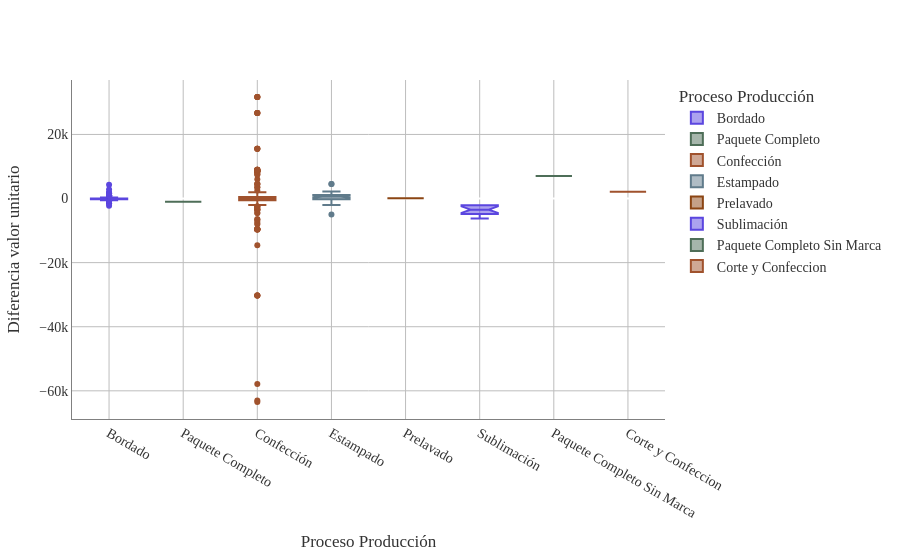

Notebook code cell kept with this figure:
### Markdown cell above
## BOXPLOT de la diferencia de costos en cada proceso de producción

### Code cell
# Creamos un gráfico de caja para visualizar la distribución de la diferencia del valor unitario por proceso de producción
df_costos.columns = df_costos.columns.str.strip()

paleta_molt_oscura = ["#29104A", "#4A1B8C", "#0F0530", "#3C1053", "#5C2B92"]
paleta_contraste_oscuro = ["#3C1053", "#003F5C", "#005F4B", "#6B2D3A", "#2F4F4F"]
paleta_textil = ["#5B46DF", "#4E6E58", "#A0522D", "#607B8B", "#8B4513"]

figboxplot = px.box(df_costos, 
             x='Proceso Producción', 
             y='Diferencia valor unitario', 
             points='outliers',
             notched=True,
             color='Proceso Producción',
             hover_data = ['OP Det', 'Nombre del Comercial', 'Costeo_Producto'],
             color_discrete_sequence=paleta_textil)

figboxplot.update_layout(
    # 1. Fondo transparente
    paper_bgcolor='rgba(0,0,0,0)',
    plot_bgcolor='rgba(0,0,0,0)',
    
    # 2. Tipografía Times New Roman
    font=dict(
        family="Times New Roman, Times, serif",
        size=14,
        color="#333333" # Color de letra gris muy oscuro (casi negro)
    ),
    
    # Ajuste opcional de márgenes para que la letra no se corte
    margin=dict(t=80, b=50, l=50, r=50)
)

# 3. Líneas de cuadrícula más oscuras
figboxplot.update_xaxes(
    showgrid=True, 
    gridwidth=1, 
    gridcolor='#bdbdbd', # Un gris más marcado (puedes usar 'gray' si lo quieres aún más oscuro)
    linecolor='gray',    # Línea del eje principal en negro
    zeroline=True,        # Mantener la línea del cero...
    zerolinecolor='#d3d3d3', # ...pero usar un gris mucho más suave (LightGrey)
    zerolinewidth=1
)

figboxplot.update_yaxes(
    showgrid=True, 
    gridwidth=1, 
    gridcolor='#bdbdbd', 
    linecolor='gray'
)

figboxplot.show()

### Figure 1 — Plotly figure (JSON) as saved in the notebook; plotly's stock layout.template omitted (floating-point values rounded to 4 significant figures; data arrays with more than 128 entries replaced by an {"elided": "..."} marker saying what was removed)
{"data": [{"alignmentgroup": "True", "boxpoints": "outliers", "customdata": {"elided": "177x3 str values"}, "hovertemplate": "Proceso Producción=%{x}<br>Diferencia valor unitario=%{y}<br>OP Det=%{customdata[0]}<br>Nombre del Comercial=%{customdata[1]}<br>Costeo_Producto=%{customdata[2]}<extra></extra>", "legendgroup": "Bordado", "marker": {"color": "#5B46DF"}, "name": "Bordado", "notched": true, "offsetgroup": "Bordado", "orientation": "v", "showlegend": true, "type": "box", "x": {"elided": "177 str values"}, "x0": " ", "xaxis": "x", "y": {"elided": "177 float values"}, "y0": " ", "yaxis": "y"}, {"alignmentgroup": "True", "boxpoints": "outliers", "customdata": [["6621-1-Gorro", "Xiomara Aranda Perea", "COS-0012371-2"]], "hovertemplate": "Proceso Producción=%{x}<br>Diferencia valor unitario=%{y}<br>OP Det=%{customdata[0]}<br>Nombre del Comercial=%{customdata[1]}<br>Costeo_Producto=%{customdata[2]}<extra></extra>", "legendgroup": "Paquete Completo", "marker": {"color": "#4E6E58"}, "name": "Paquete Completo", "notched": true, "offsetgroup": "Paquete Completo", "orientation": "v", "showlegend": true, "type": "box", "x": ["Paquete Completo"], "x0": " ", "xaxis": "x", "y": [-1000.0], "y0": " ", "yaxis": "y"}, {"alignmentgroup": "True", "boxpoints": "outliers", "customdata": {"elided": "345x3 str values"}, "hovertemplate": "Proceso Producción=%{x}<br>Diferencia valor unitario=%{y}<br>OP Det=%{customdata[0]}<br>Nombre del Comercial=%{customdata[1]}<br>Costeo_Producto=%{customdata[2]}<extra></extra>", "legendgroup": "Confección", "marker": {"color": "#A0522D"}, "name": "Confección", "notched": true, "offsetgroup": "Confección", "orientation": "v", "showlegend": true, "type": "box", "x": {"elided": "345 str values"}, "x0": " ", "xaxis": "x", "y": {"elided": "345 float values"}, "y0": " ", "yaxis": "y"}, {"alignmentgroup": "True", "boxpoints": "outliers", "customdata": [["6618-1-POLO MANGA LARGA", "Xiomara Aranda Perea", "COS-0012669-2"], ["6618-2-POLO MANGA LARGA", "Xiomara Aranda Perea", "COS-0012669-3"], ["6618-3-POLO MANGA LARGA", "Xiomara Aranda Perea", "COS-0012669-4"], ["6618-4-POLO MANGA CORTA", "Xiomara Aranda Perea", "COS-0012669-5"], ["6618-5-POLO MANGA CORTA", "Xiomara Aranda Perea", "COS-0012669-6"], ["6618-6-POLO MANGA CORTA", "Xiomara Aranda Perea", "COS-0012669-7"], ["6618-11-T-SHIRT MANGA CORTA", "Xiomara Aranda Perea", "COS-0012669-13"], ["6618-12-T-SHIRT MANGA CORTA", "Xiomara Aranda Perea", "COS-0012669-14"], ["6618-13-Delantal clasico", "Xiomara Aranda Perea", "COS-0012669-16"], ["6618-14-Delantal clasico", "Xiomara Aranda Perea", "COS-0012669-17"], ["6543-3-Chaleco Liso", "Pilar Gómez", "COS-0012436-3"], ["6543-4-Chaleco Liso", "Pilar Gómez", "COS-0012436-4"], ["6543-5-Chaleco Liso", "Pilar Gómez", "COS-0012436-5"], ["6526-1-CHAQUETA MICHELIN", "Frank Sanchez", "COS-0012401-15"], ["6523-1-overol enterizo", "Xiomara Aranda Perea", "COS-0012363-2"], ["6523-2-overol enterizo", "Xiomara Aranda Perea", "COS-0012363-3"], ["6523-1-overol enterizo", "Xiomara Aranda Perea", "COS-0012363-2"], ["6523-2-overol enterizo", "Xiomara Aranda Perea", "COS-0012363-3"], ["6517-1-T-SHIRT MANGA LARGA", "Xiomara Aranda Perea", "COS-0012365-2"], ["6492-1-ROMPEVIENTOS REFLECTIVA", "Frank Sanchez", "COS-0012284-2"], ["6492-4-PANTALÓN CARGO", "Frank Sanchez", "COS-0012284-8"], ["6492-9-CAMISA MANGA LARGA", "Frank Sanchez", "COS-0012284-16"], ["6492-10-CHAQUETA MICHELIN", "Frank Sanchez", "COS-0012284-18"], ["6492-14-CHAQUETA MICHELIN", "Frank Sanchez", "COS-0012284-24"], ["6492-17-CHALECO REFLECTIVO", "Frank Sanchez", "COS-0012251-25"], ["6492-17-CHALECO REFLECTIVO", "Frank Sanchez", "COS-0012251-25"], ["6492-20-CHALECO REFLECTIVO", "Frank Sanchez", "COS-0012251-27"], ["6492-20-CHALECO REFLECTIVO", "Frank Sanchez", "COS-0012251-27"], ["6492-1-ROMPEVIENTOS REFLECTIVA", "Frank Sanchez", "COS-0012284-2"], ["6492-4-PANTALÓN CARGO", "Frank Sanchez", "COS-0012284-8"], ["6492-9-CAMISA MANGA LARGA", "Frank Sanchez", "COS-0012284-16"], ["6492-10-CHAQUETA MICHELIN", "Frank Sanchez", "COS-0012284-18"], ["6492-14-CHAQUETA MICHELIN", "Frank Sanchez", "COS-0012284-24"], ["6492-17-CHALECO REFLECTIVO", "Frank Sanchez", "COS-0012251-25"], ["6492-17-CHALECO REFLECTIVO", "Frank Sanchez", "COS-0012251-25"], ["6492-20-CHALECO REFLECTIVO", "Frank Sanchez", "COS-0012251-27"], ["6492-20-CHALECO REFLECTIVO", "Frank Sanchez", "COS-0012251-27"], ["6452-1-Chaqueta Sport", "Angela Jaramillo", "COS-0012143-2"], ["6371-1-CHALECO REFLECTIVO", "Frank Sanchez", "COS-0011439-24"], ["6371-3-CHALECO REFLECTIVO", "Frank Sanchez", "COS-0011981-27"], ["6297-20-CHAQUETA MICHELIN", "Frank Sanchez", "COS-0011439-24"]], "hovertemplate": "Proceso Producción=%{x}<br>Diferencia valor unitario=%{y}<br>OP Det=%{customdata[0]}<br>Nombre del Comercial=%{customdata[1]}<br>Costeo_Producto=%{customdata[2]}<extra></extra>", "legendgroup": "Estampado", "marker": {"color": "#607B8B"}, "name": "Estampado", "notched": true, "offsetgroup": "Estampado", "orientation": "v", "showlegend": true, "type": "box", "x": ["Estampado", "Estampado", "Estampado", "Estampado", "Estampado", "Estampado", "Estampado", "Estampado", "Estampado", "Estampado", "Estampado", "Estampado", "Estampado", "Estampado", "Estampado", "Estampado", "Estampado", "Estampado", "Estampado", "Estampado", "Estampado", "Estampado", "Estampado", "Estampado", "Estampado", "Estampado", "Estampado", "Estampado", "Estampado", "Estampado", "Estampado", "Estampado", "Estampado", "Estampado", "Estampado", "Estampado", "Estampado", "Estampado", "Estampado", "Estampado", "Estampado"], "x0": " ", "xaxis": "x", "y": [-600.0, -600.0, -600.0, -600.0, -600.0, -600.0, 2200.0, 2200.0, 1200.0, 1200.0, -200.0, 500.0, 500.0, 0.0, 1000.0, 1000.0, 1000.0, 1000.0, 500.0, -200.0, 0.0, 300.0, 600.0, 4500.0, 1100.0, 1100.0, 1650.0, 1650.0, -200.0, 0.0, 300.0, 600.0, 4500.0, 1100.0, 1100.0, 1650.0, 1650.0, -5000.0, 1100.0, -2000.0, 800.0], "y0": " ", "yaxis": "y"}, {"alignmentgroup": "True", "boxpoints": "outliers", "customdata": [["6528-1-Pantalón dotación", "Simón Román", "COS-0012410-2"]], "hovertemplate": "Proceso Producción=%{x}<br>Diferencia valor unitario=%{y}<br>OP Det=%{customdata[0]}<br>Nombre del Comercial=%{customdata[1]}<br>Costeo_Producto=%{customdata[2]}<extra></extra>", "legendgroup": "Prelavado", "marker": {"color": "#8B4513"}, "name": "Prelavado", "notched": true, "offsetgroup": "Prelavado", "orientation": "v", "showlegend": true, "type": "box", "x": ["Prelavado"], "x0": " ", "xaxis": "x", "y": [100.0], "y0": " ", "yaxis": "y"}, {"alignmentgroup": "True", "boxpoints": "outliers", "customdata": [["6496-2-Camibuzo", "Frank Sanchez", "COS-0011982-29"], ["6496-2-Camibuzo", "Frank Sanchez", "COS-0011982-29"], ["6496-2-Camibuzo", "Frank Sanchez", "COS-0011982-29"], ["6492-3-Camibuzo", "Frank Sanchez", "COS-0012284-4"], ["6492-15-CHALECO REFLECTIVO", "Frank Sanchez", "COS-0012251-23"], ["6492-15-CHALECO REFLECTIVO", "Frank Sanchez", "COS-0012251-23"], ["6492-15-CHALECO REFLECTIVO", "Frank Sanchez", "COS-0012251-23"], ["6492-15-CHALECO REFLECTIVO", "Frank Sanchez", "COS-0012251-23"], ["6492-3-Camibuzo", "Frank Sanchez", "COS-0012284-4"], ["6492-15-CHALECO REFLECTIVO", "Frank Sanchez", "COS-0012251-23"], ["6492-15-CHALECO REFLECTIVO", "Frank Sanchez", "COS-0012251-23"], ["6492-15-CHALECO REFLECTIVO", "Frank Sanchez", "COS-0012251-23"], ["6492-15-CHALECO REFLECTIVO", "Frank Sanchez", "COS-0012251-23"], ["6487-6-DELANTAL CLASICO", "Luis Guzman", "COS-0012274-12"], ["6430-1-Camibuzo", "Frank Sanchez", "COS-0011982-29"], ["6430-1-Camibuzo", "Frank Sanchez", "COS-0011982-29"], ["6430-1-Camibuzo", "Frank Sanchez", "COS-0011982-29"], ["6415-1-Camibuzo", "Frank Sanchez", "COS-0011982-26"]], "hovertemplate": "Proceso Producción=%{x}<br>Diferencia valor unitario=%{y}<br>OP Det=%{customdata[0]}<br>Nombre del Comercial=%{customdata[1]}<br>Costeo_Producto=%{customdata[2]}<extra></extra>", "legendgroup": "Sublimación", "marker": {"color": "#5B46DF"}, "name": "Sublimación", "notched": true, "offsetgroup": "Sublimación", "orientation": "v", "showlegend": true, "type": "box", "x": ["Sublimación", "Sublimación", "Sublimación", "Sublimación", "Sublimación", "Sublimación", "Sublimación", "Sublimación", "Sublimación", "Sublimación", "Sublimación", "Sublimación", "Sublimación", "Sublimación", "Sublimación", "Sublimación", "Sublimación", "Sublimación"], "x0": " ", "xaxis": "x", "y": [-2100.0, -2100.0, -2100.0, -2100.0, -4844.0, -4844.0, -4844.0, -4844.0, -2100.0, -4844.0, -4844.0, -4844.0, -4844.0, -6200.0, -2100.0, -2100.0, -2100.0, -2100.0], "y0": " ", "yaxis": "y"}, {"alignmentgroup": "True", "boxpoints": "outliers", "customdata": [["6492-5-Saco Tejido", "Frank Sanchez", "COS-0012284-11"], ["6492-5-Saco Tejido", "Frank Sanchez", "COS-0012284-11"]], "hovertemplate": "Proceso Producción=%{x}<br>Diferencia valor unitario=%{y}<br>OP Det=%{customdata[0]}<br>Nombre del Comercial=%{customdata[1]}<br>Costeo_Producto=%{customdata[2]}<extra></extra>", "legendgroup": "Paquete Completo Sin Marca", "marker": {"color": "#4E6E58"}, "name": "Paquete Completo Sin Marca", "notched": true, "offsetgroup": "Paquete Completo Sin Marca", "orientation": "v", "showlegend": true, "type": "box", "x": ["Paquete Completo Sin Marca", "Paquete Completo Sin Marca"], "x0": " ", "xaxis": "x", "y": [7000.0, 7000.0], "y0": " ", "yaxis": "y"}, {"alignmentgroup": "True", "boxpoints": "outliers", "customdata": [["6491-3-Gorra seis cascos", "Pilar Gómez", "COS-0012285-8"]], "hovertemplate": "Proceso Producción=%{x}<br>Diferencia valor unitario=%{y}<br>OP Det=%{customdata[0]}<br>Nombre del Comercial=%{customdata[1]}<br>Costeo_Producto=%{customdata[2]}<extra></extra>", "legendgroup": "Corte y Confeccion", "marker": {"color": "#A0522D"}, "name": "Corte y Confeccion", "notched": true, "offsetgroup": "Corte y Confeccion", "orientation": "v", "showlegend": true, "type": "box", "x": ["Corte y Confeccion"], "x0": " ", "xaxis": "x", "y": [2100.0], "y0": " ", "yaxis": "y"}], "layout": {"boxmode": "overlay", "font": {"color": "#333333", "family": "Times New Roman, Times, serif", "size": 14}, "legend": {"title": {"text": "Proceso Producción"}, "tracegroupgap": 0}, "margin": {"b": 50, "l": 50, "r": 50, "t": 80}, "paper_bgcolor": "rgba(0,0,0,0)", "plot_bgcolor": "rgba(0,0,0,0)", "xaxis": {"anchor": "y", "categoryarray": ["Bordado", "Paquete Completo", "Confección", "Estampado", "Prelavado", "Sublimación", "Paquete Completo Sin Marca", "Corte y Confeccion"], "categoryorder": "array", "domain": [0, 1], "gridcolor": "#bdbdbd", "gridwidth": 1, "linecolor": "gray", "showgrid": true, "title": {"text": "Proceso Producción"}, "zeroline": true, "zerolinecolor": "#d3d3d3", "zerolinewidth": 1}, "yaxis": {"anchor": "x", "domain": [0, 1], "gridcolor": "#bdbdbd", "gridwidth": 1, "linecolor": "gray", "showgrid": true, "title": {"text": "Diferencia valor unitario"}}}}
